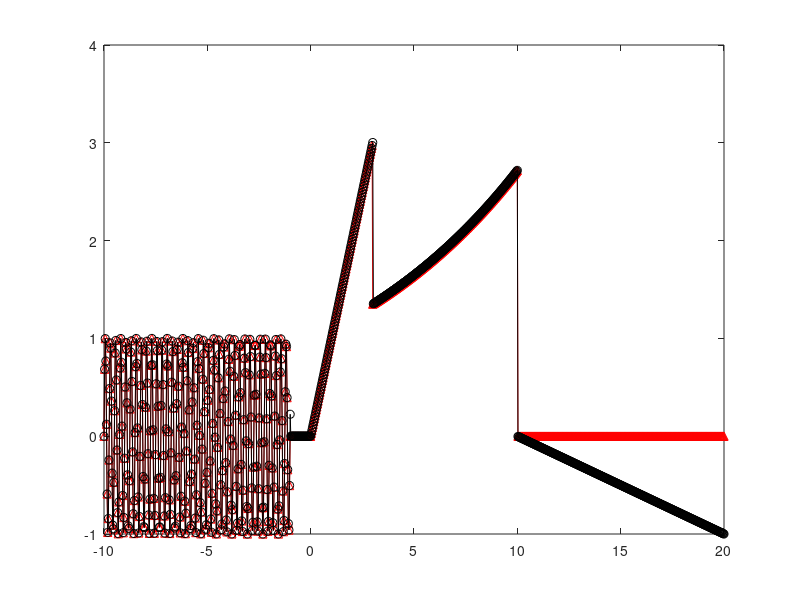

Reproduce this figure in MATLAB.
%%
%     COURSE: Master MATLAB through guided problem-solving
%    SECTION: Translate formulas into code
%      VIDEO: Piecewise functions
% Instructor: mikexcohen.com
%
%%

x = linspace(-10,20,1000);
y = zeros(size(x)); % initialize output


% the effective-but-unseemly way
for i=1:length(x)
    
    % piece 1
    if x(i)<-1
        y(i) = sin(2*pi*x(i)*4);
        
    % piece 2
    elseif x(i)> -1 && x(i) <= 0 
        y(i) = 0;
        
    % piece 3
    elseif x(i) > 0 && x(i) <= 3
        y(i) = x(i);
    
        
    % piece 4
    elseif x(i)>3 && x(i) <= 10
        y(i) = exp(x(i)/10)
        
    
        
    % piece 5
    else
        1-x/10
        
    end
end

figure(1), clf
plot(x,y,'r-^')

%% before the better solution, a primer on dsearchn

% question: which index contains the number 4?
t = [ 1 3 4 5 6 7 ];

% could solve with find
find(t==4)

% new question: which index is *closest* to 4.01?
find(t==4.01) % nope.

idx = dsearchn(t',4.01); % inputs must be column vectors
t(idx)



%% now for the better way to make a piece-wise function

% find indices of break points
xidx = dsearchn(x',[-1 0 3 10]');

% piece 1
y(1:xidx(1)) = sin(2*pi*4* x(1:xidx(1)) );

% piece 2
y(xidx(1)+1:xidx(2)) = 0; 

% piece 3
y(xidx(2)+1:xidx(3)) = x(xidx(2)+1:xidx(3));

% piece 4
y(xidx(3)+1:xidx(4)) = exp(x(xidx(3)+1:xidx(4))/10)

% piece 5
y(xidx(4)+1:end) =  1-x(xidx(4)+1:end)/10



hold on
plot(x,y,'ko-')

%%

